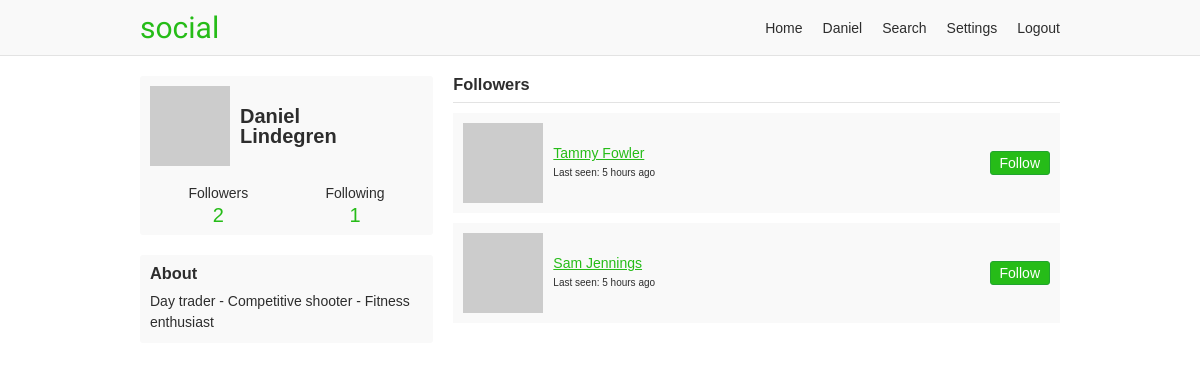
/onosendi/followers (signed in), run on an earlier commit of the app's database.
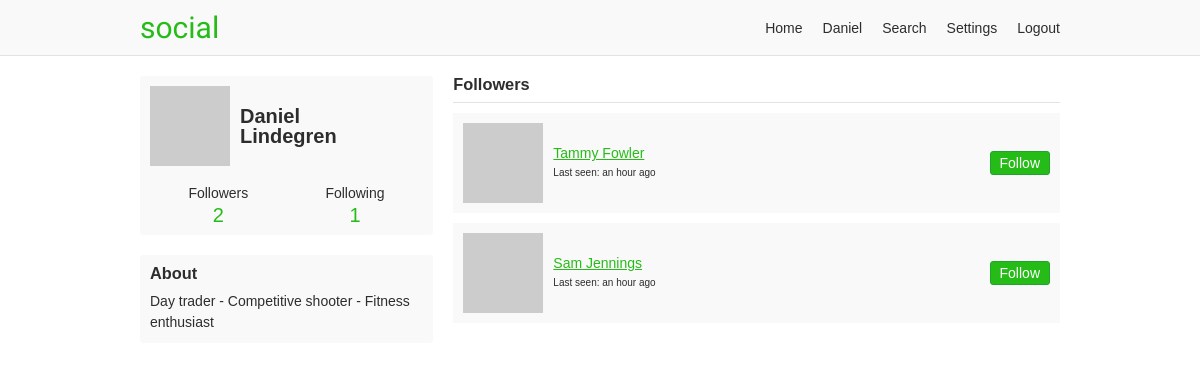
And on a later commit of the database.
### app/users/models/user.py (models this page shows, shortened)
class User(UserMixin, db.Model, BaseModel):
    username = db.Column(db.String(35), nullable=False, unique=True)
    email = db.Column(db.String(255), nullable=False, unique=True)
    password = db.Column(db.String(128), nullable=False)
    first_name = db.Column(db.String(35), nullable=False)
    last_name = db.Column(db.String(35), nullable=False)
    about_me = db.Column(db.Text)
    last_seen = db.Column(db.DateTime, default=datetime.utcnow)
    posts_per_page = db.Column(db.Integer, default=10, nullable=False)
    full_name = column_property(first_name + " " + last_name)
    followed = db.relationship(
        'User',
        secondary=followers,
        primaryjoin='followers.c.follower_id == User.id',
        secondaryjoin='followers.c.followed_id == User.id',
        backref=db.backref('followers', lazy='dynamic'),
        lazy='dynamic')
    post_author = db.relationship(
        'Post',
        foreign_keys='Post.author_id',
        backref='author', lazy='dynamic')
    post_recipient = db.relationship(
        'Post',
        foreign_keys='Post.recipient_id',
        backref='recipient', lazy='dynamic')
    def is_following(self, user):
        return self.followed.filter(
            followers.c.followed_id == user.id).count() > 0
    @property
    def get_followers(self):
        return self.followers.filter_by(active=True)
    @property
    def get_followed(self):
        return self.followed.filter_by(active=True)
    def avatar(self, size):
        digest = md5(self.email.lower().encode('utf-8')).hexdigest()
        return 'https://www.gravatar.com/avatar/{}?d=monsterid&s={}'.format(
            digest, size)

### app/users/views.py (the view)
@users.route('/<username>/followers', methods=['GET', 'POST'])
@login_required
def followers(username):
    user = User.query.filter_by(username=username, active=True).first_or_404()
    page = request.args.get('page', 1, type=int)
    followers = user.get_followers.paginate(
        page, current_user.posts_per_page, False)
    return render_template('users/followers.html', user=user,
                           followers=followers)

### app/models.py (called while the page is built)
    def commit(self):
        try:
            db.session.add(self)
            db.session.commit()
            return self
        except Exception as E:
            db.session.rollback()
            raise E

### app/users/models/user.py (called while the page is built)
@login.user_loader
def load_user(id):
    return User.query.get(int(id))

### app/users/views.py (called while the page is built)
@users.before_request
def before_request():
    if current_user.is_authenticated:
        if not current_user.active:
            return redirect(url_for('static_views.logout'))
        current_user.last_seen = datetime.utcnow()
        current_user.commit()

### app/templates/users/followers.html (shortened to what this page needs)
{% extends "/base.html" %}
{% block content %}
<div class="grid-container">
  {% include "/users/_profile-info.html" %}
  <div class="profile-content">
    <h3 class="page-sub-title">Followers</h3>
    {% if followers.pages > 1 %}
     {% from "/_macros.html" import render_pagination %}
    {% endif %}
    {% if followers.items %}
    <ul class="follow-list">
      {% for follower in followers.items %}
      {% include "/users/_follow-item.html" %}
      {% endfor %}
    </ul>
    {% endif %}
    {% if followers.pages > 1 %}
     {% from "/_macros.html" import render_pagination %}
    {% endif %}
  </div>
</div>
{% endblock %}

### app/templates/base.html (shortened to what this page needs)
<!doctype html>
<html lang="en">
<head>
  <link rel="stylesheet" href="{{ url_for('static', filename='css/layout.css') }}">
</head>
<body>
<div class="header-container">
  <header class="site-header responsive-container">
    <h1 class="branding"><a href="{{ url_for('static_views.index') }}">{{ APP_NAME }}</a></h1>
    {% if current_user.is_authenticated %}
    <ul class="primary-nav">
      <li><a href="{{ url_for('users.home') }}">Home</a></li>
      <li><a href="{{ url_for('users.profile', username=current_user.username) }}">{{ current_user.first_name }}</a></li>
      <li><a href="{{ url_for('users.search') }}">Search</a></li>
      <li><a href="{{ url_for('users.settings_account') }}">Settings</a></li>
      <li><a href="{{ url_for('static_views.logout') }}">Logout</a></li>
    </ul>
    {% endif %}
  </header>
</div>
<div class="responsive-container">
{% block content %}
{% endblock %}
</div>
</body>
</html>

### app/templates/users/_profile-info.html (shortened to what this page needs)
<div class="profile-aside">
  <div class="profile-info-container">
    <a class="profile-info" href="{{ url_for('users.profile', username=user.username) }}">
      <img src="{{ user.avatar(60) }}">
      <h2>{{ user.first_name }}<br>{{ user.last_name }}</h1>
    </a>
    <div class="user-numbers user-numbers-profile">
      <a href="{{ url_for('users.followers', username=user.username) }}">
        Followers <span>{{ user.get_followers.count() }}</span>
      </a>
      <a href="{{ url_for('users.following', username=user.username) }}">
        Following <span>{{ user.get_followed.count() }}</span>
      </a>
    </div>
  </div>
  {% if user.about_me %}
  <div class="about-container">
    <h3>About</h3>
    <p>{{ user.about_me }}</p>
  </div>
  {% endif %}
</div>

### app/templates/users/_follow-item.html
<li>
  <img src="{{ follower.avatar(40) }}">
  <div class="follow-info">
    <a href="{{ url_for('users.profile', username=follower.username) }}">
      {{ follower.full_name }}
    </a>
    <p class="last-seen">
      Last seen: {{ moment(user.last_seen).fromNow() }}
    </p>
  </div>
  {% if current_user != follower %}
    {% if current_user.is_following(follower) %}
    <a class="button" href="{{ url_for('users.user_action', username=follower.username, action='unfollow') }}">
      Unfollow
    </a>
    {% else %}
    <a class="button" href="{{ url_for('users.user_action', username=follower.username, action='follow') }}">
      Follow
    </a>
    {% endif %}
  {% endif %}
</li>

What changed in the data, as far as the page shows it:
changed User "Daniel": last_seen "5 hours ago" → "an hour ago"
